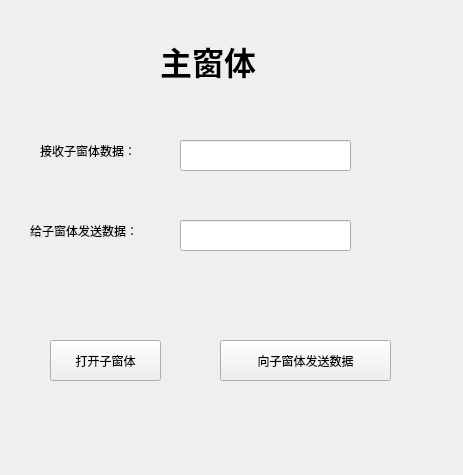
<?xml version="1.0" encoding="UTF-8"?>
<ui version="4.0">
 <class>W1</class>
 <widget class="QWidget" name="W1">
  <property name="geometry">
   <rect>
    <x>0</x>
    <y>0</y>
    <width>463</width>
    <height>475</height>
   </rect>
  </property>
  <property name="windowTitle">
   <string>Form</string>
  </property>
  <widget class="QLabel" name="label">
   <property name="geometry">
    <rect>
     <x>40</x>
     <y>130</y>
     <width>131</width>
     <height>41</height>
    </rect>
   </property>
   <property name="text">
    <string>接收子窗体数据：</string>
   </property>
  </widget>
  <widget class="QLabel" name="label_2">
   <property name="geometry">
    <rect>
     <x>30</x>
     <y>220</y>
     <width>131</width>
     <height>21</height>
    </rect>
   </property>
   <property name="text">
    <string>给子窗体发送数据：</string>
   </property>
  </widget>
  <widget class="QLineEdit" name="lineEdit">
   <property name="geometry">
    <rect>
     <x>180</x>
     <y>140</y>
     <width>171</width>
     <height>31</height>
    </rect>
   </property>
  </widget>
  <widget class="QLineEdit" name="lineEdit_2">
   <property name="geometry">
    <rect>
     <x>180</x>
     <y>220</y>
     <width>171</width>
     <height>31</height>
    </rect>
   </property>
  </widget>
  <widget class="QPushButton" name="pushButton">
   <property name="geometry">
    <rect>
     <x>50</x>
     <y>340</y>
     <width>111</width>
     <height>41</height>
    </rect>
   </property>
   <property name="text">
    <string>打开子窗体</string>
   </property>
  </widget>
  <widget class="QPushButton" name="pushButton_2">
   <property name="geometry">
    <rect>
     <x>220</x>
     <y>340</y>
     <width>171</width>
     <height>41</height>
    </rect>
   </property>
   <property name="text">
    <string>向子窗体发送数据</string>
   </property>
  </widget>
  <widget class="QLabel" name="label_3">
   <property name="geometry">
    <rect>
     <x>160</x>
     <y>40</y>
     <width>121</width>
     <height>41</height>
    </rect>
   </property>
   <property name="font">
    <font>
     <family>楷体</family>
     <pointsize>24</pointsize>
     <weight>75</weight>
     <bold>true</bold>
    </font>
   </property>
   <property name="text">
    <string>主窗体</string>
   </property>
  </widget>
 </widget>
 <resources/>
 <connections/>
</ui>
